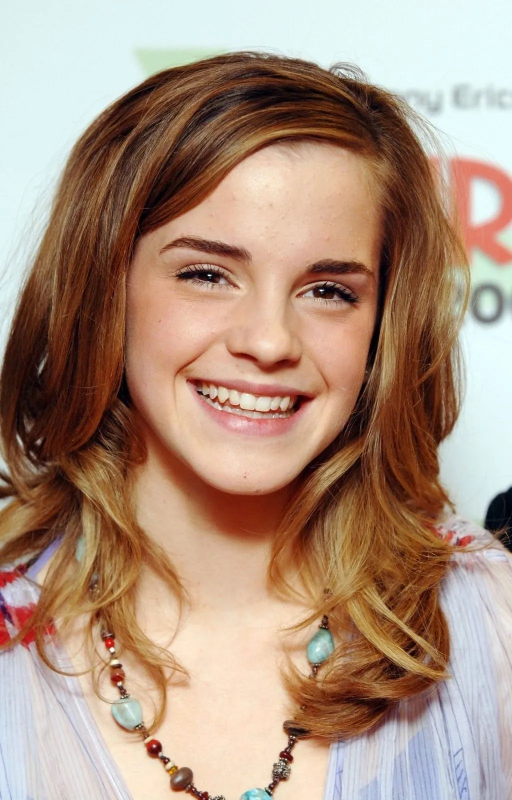
#> input picture Machine Learning/OpenCV/images/emma_watson.webp, 1024 x 1600 px, found by its file name (shown at 1/2 size)
$ python rectangle_image.py
#> lines starting #> are read from the running program, lines starting #| are printed output that depends on the picture; after the words box and inside, x2 and y2 are one past the last pixel; in counts of white or black regions, pixels touching at a corner belong together
import cv2
import numpy as np

image_path = r"C:\Users\kumaw\Desktop\Learning Everything\Learning_Everything\Machine Learning\OpenCV\images\emma_watson.webp"

img = cv2.imread(image_path)
#> img is the input picture: shape (1600, 1024, 3); mean B, G, R 126.8, 145.1, 172.4

# Create a rectangle
rectangle = np.zeros(img.shape[:2], dtype='uint8')
cv2.rectangle(rectangle, (25, 25), (275, 175), 255, -1)
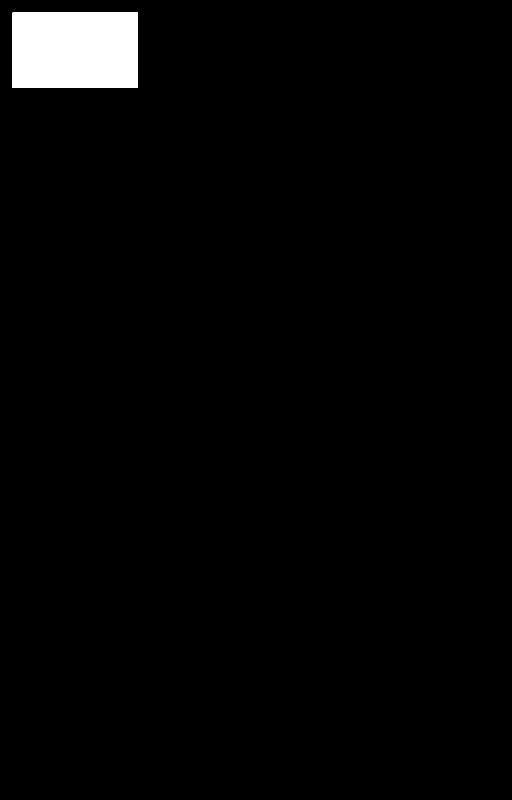
#> rectangle: shape (1600, 1024) (shown at 1/2 size); 2.3% white; 1 white region, box (x1, y1, x2, y2) and area: (25, 25, 276, 176) 37901

cv2.imshow("shimbhu ", rectangle)

cv2.waitKey(0)

cv2.destroyAllWindows()

$ run again, with Machine Learning/OpenCV/images/GuruRandhawa.webp copied over Machine Learning/OpenCV/images/emma_watson.webp
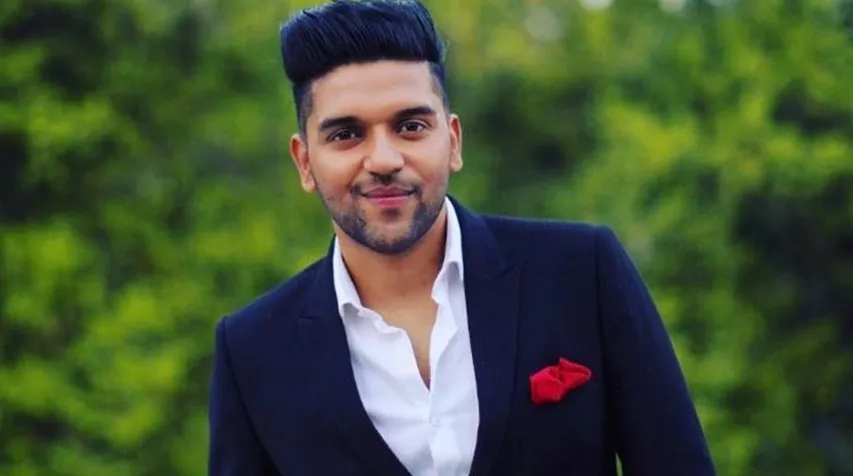
#> input picture Machine Learning/OpenCV/images/GuruRandhawa.webp, 853 x 476 px, found by its file name
#> img is the input picture: shape (476, 853, 3); mean B, G, R 53.6, 83.6, 68.7
#> `cv2.rectangle(rectangle, (25, 25), (275, 175), 255, -1)`:
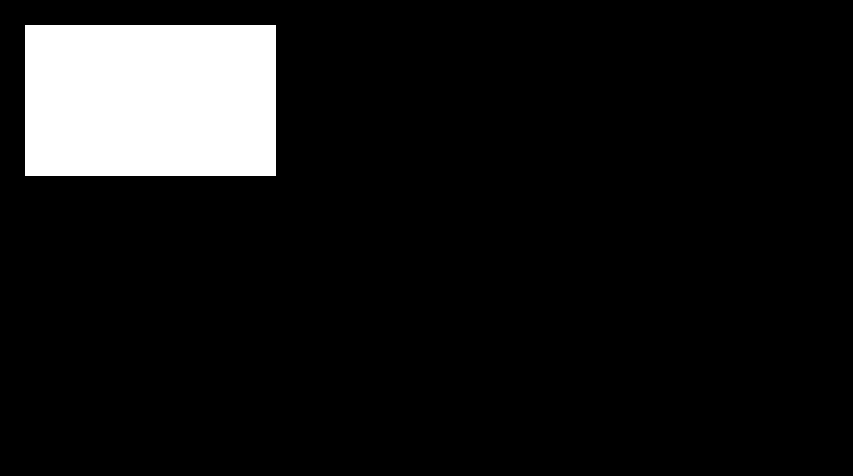
#> rectangle: shape (476, 853); 9.3% white; 1 white region, box (x1, y1, x2, y2) and area: (25, 25, 276, 176) 37901

$ run again, with Machine Learning/OpenCV/images/dhvani-bhanushali.webp copied over Machine Learning/OpenCV/images/emma_watson.webp
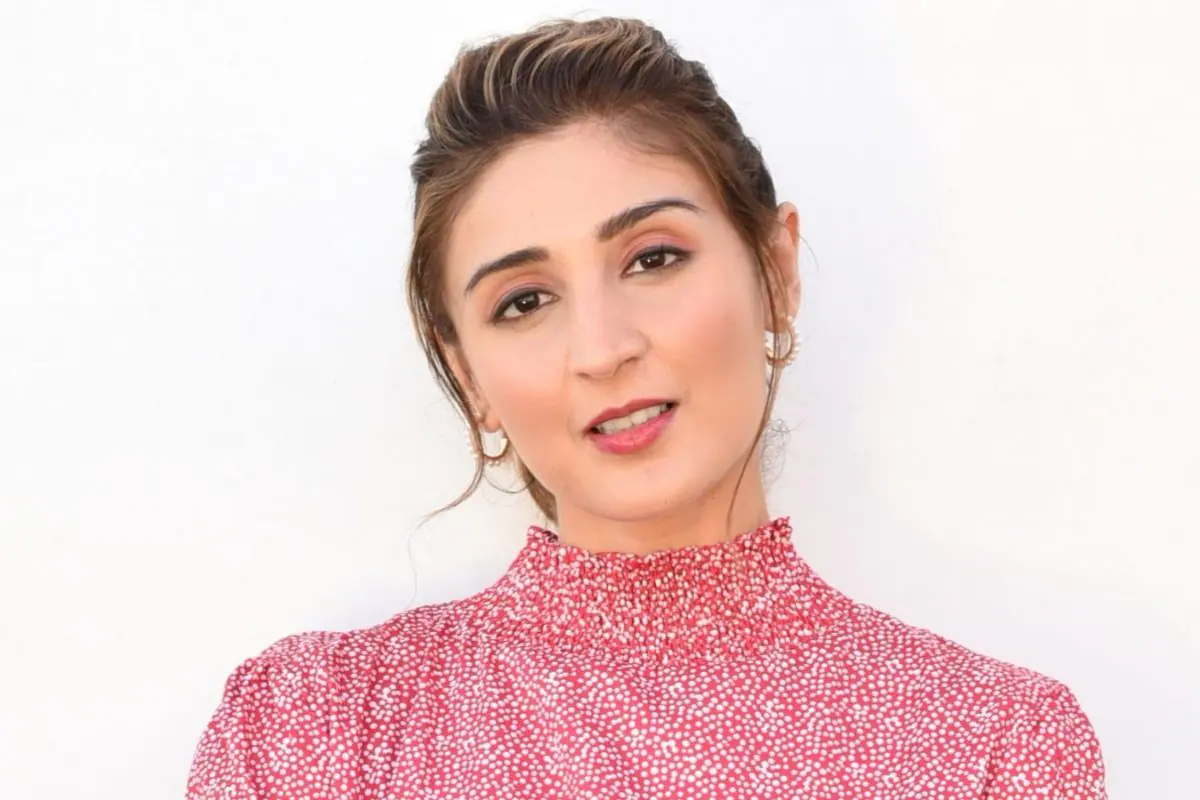
#> input picture Machine Learning/OpenCV/images/dhvani-bhanushali.webp, 1200 x 800 px, found by its file name
#> img is the input picture: shape (800, 1200, 3); mean B, G, R 208.2, 208.7, 235.2
#> `cv2.rectangle(rectangle, (25, 25), (275, 175), 255, -1)`:
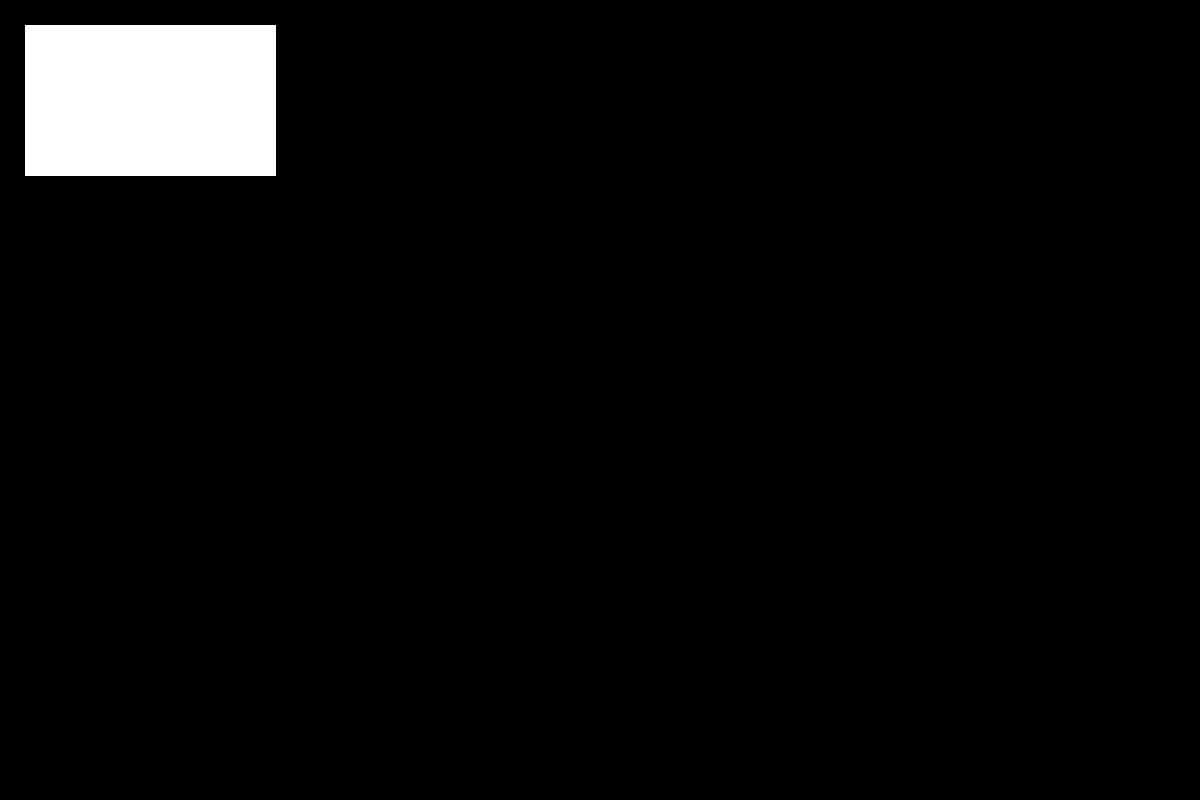
#> rectangle: shape (800, 1200); 3.9% white; 1 white region, box (x1, y1, x2, y2) and area: (25, 25, 276, 176) 37901

$ run again, with Machine Learning/OpenCV/images/tom_cruise.webp copied over Machine Learning/OpenCV/images/emma_watson.webp
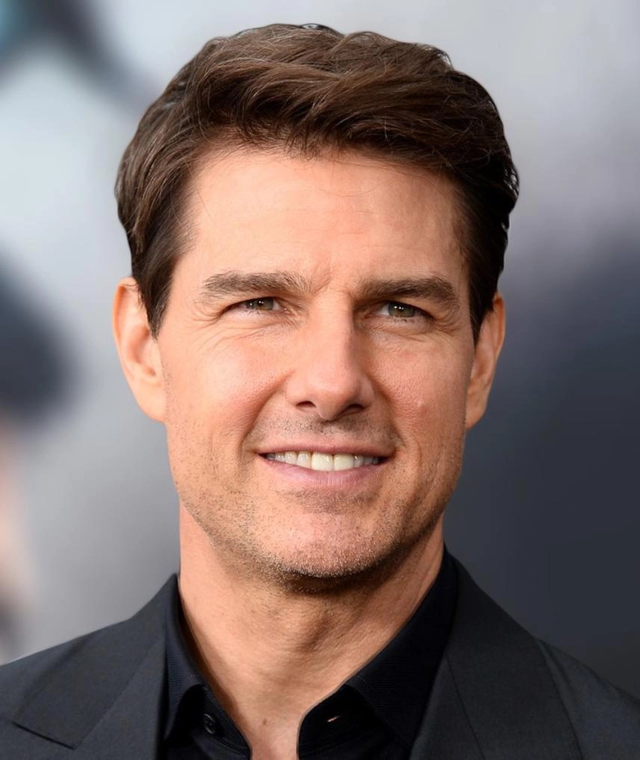
#> input picture Machine Learning/OpenCV/images/tom_cruise.webp, 1280 x 1519 px, found by its file name (shown at 1/2 size)
#> img is the input picture: shape (1519, 1280, 3); mean B, G, R 107.6, 112.5, 132.1
#> `cv2.rectangle(rectangle, (25, 25), (275, 175), 255, -1)`:
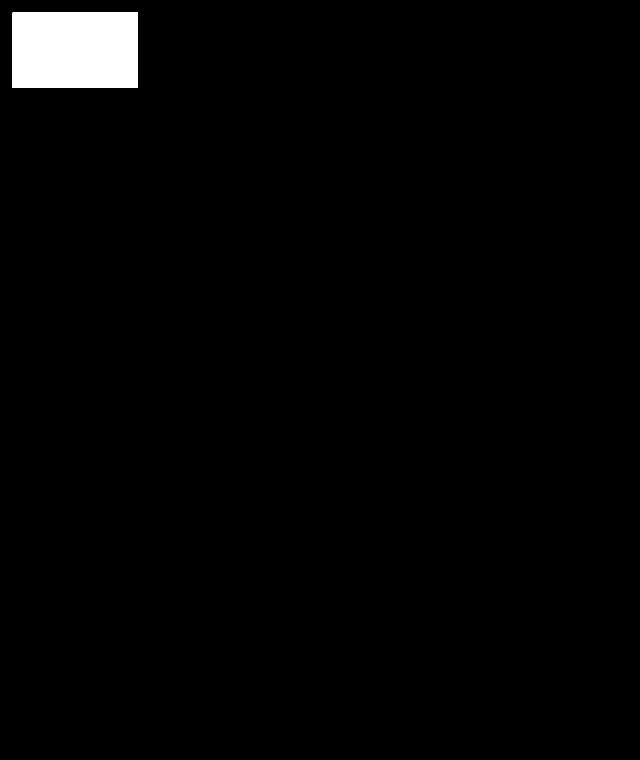
#> rectangle: shape (1519, 1280) (shown at 1/2 size); 1.9% white; 1 white region, box (x1, y1, x2, y2) and area: (25, 25, 276, 176) 37901
